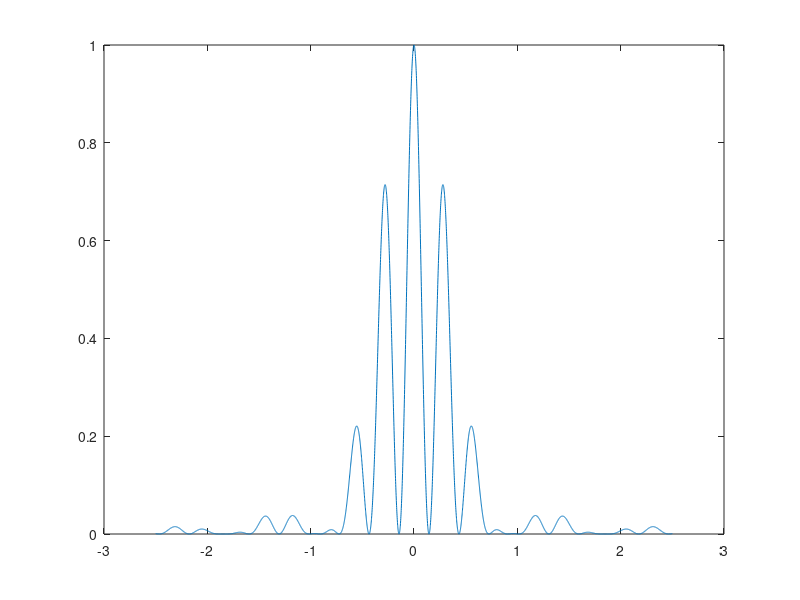

MATLAB code for this plot: (Note: this script raises an error after producing the figure.)
% BASIC IMAGE ANALYSIS SCRIPT
% This script is intended as an example to help you analyze the pictures you have acquired
% during the "Diffraction, interference and Fourier filtering" lab. Notice that you cannot
% simply run the algorithm "as it is", you will need to change a few things to make it
% work with your images (therefore you will have to understand it, contact your lab
% supervisor if you have questions). You can also write your own algorithm making
% different steps if you want (this here is just for inspiration).

close all; clear all;
%%
lamb = 632.8*10^-9;
b = 4*10^-5;%;4*10^-5;
a = 1.25*10^-4;%1.25*10^-4;
L = 0.972;
N = 2;
new_b_min = @(y,m) lamb*m*L./y;
new_a_min = @(y,m) lamb*(m-1/2)*L./y;
thetas_analytical = deg2rad(-2.5:0.001:2.5);
Beta = @(theta) pi*b*sin(theta)./lamb;
Alpha = @(theta) pi*a*sin(theta)./lamb;
beta = Beta(thetas_analytical);
alph = Alpha(thetas_analytical);
diff = (sin(beta)./beta).^2;
%inter = cos(alph).^2;
inter = (sin(N.*alph)./sin(alph)).^2;%.*(mod(alph,pi)~=0)+N.^2*(mod(alph,pi)==0);
R = diff.*inter;
R = R./max(R);
plot(rad2deg(thetas_analytical),R);
rel_err = @(y,m) (new_b(y,m)-b)/b;
%% Import the image to Matlab
path = 'Images/DoubleSlitNew/doubleSlit.jpg';
channel = 1;
rotation = 3.6;
sec_x = 1000:3000;
sec_y = 1500:1550;
baseline_sign = 0; % No baseline subtraction or addition
shift = (782+1412)/2;
S = (90/5);
L = 0.972;
show_steps = true;
mm_limit = [-100,100];
deg_limit = [-2,2];
offset = 1700;
[xAxisDeg, xAxisMm, data3] = image_process(path,channel,rotation,sec_x, ...
               sec_y,baseline_sign,shift,S,L,show_steps,mm_limit,deg_limit,offset);
%% Interference : a
visualize = true;
[PKS,LOCS] = find_min(data3,xAxisMm,0.5,3,visualize);
y_interference = LOCS*10^-3;
if visualize
    grid on;
    xlabel('mm - displacement');
    ylabel('Normalized signal');
    title('Normalized signal vs angle with Min peaks');
    xlim([-60 , 60]);
    ylim([0 , 1]);
end
if show_steps
    plot(xAxisDeg,data3);
    hold on
    degs = atand(y_interference/L);
    scatter(degs,PKS,'r^','filled');
    plot(rad2deg(thetas_analytical),R);
    hold off
    grid on;
    xlabel('Angle (°)');
    ylabel('Normalized signal');
    title('Normalized signal vs angle with Min peaks');
    xlim([-3.2, 3.2]);
    ylim([0 , 1]);
    legend(["Exp - values","Maxima","Analytical"])  
end
left_hand = sum(y_interference<0);
right_hand = sum(y_interference>=0);
m_inter = [-left_hand:-1 1:right_hand];
slit_spacings = new_a_min(y_interference,m_inter);
a_mean = mean(slit_spacings);
a_std = std(slit_spacings);


%% Interference Error:
N_inter = length(slit_spacings);
dL = 5*10^-3;
dP = 25;

dy = dP/(S*10^3);

mabs_inter = abs(m_inter);
da = sqrt((dL*lamb*(mabs_inter-1/2)./y_interference).^2+((mabs_inter-1/2).*L*dy*lamb./(y_interference.^2)).^2);
da_mean = mean(da.^2);
da_std = std(da);

fprintf("Interference\n");
fprintf("a = %.3e +- %.3e\n",a_mean,da_mean);
fprintf("a_std = %.3e \n",a_std);
fprintf("Error std = %.3e \n\n",da_std);
%%
% Diffraction : b

[PKS,LOCS] = find_min(data3,xAxisMm,2.5,inf,visualize);
y_diffraction = LOCS*10^-3;
if visualize
    grid on;
    xlabel('mm - displacement');
    ylabel('Normalized signal');
    title('Normalized signal vs angle with Min peaks');
    xlim([-60 , 60]);
    ylim([0 , 1]);
end
left_hand = sum(y_diffraction<0);
right_hand = sum(y_diffraction>=0);
m_diff = [-left_hand:-1 1:right_hand];
slit_widths = new_b_min(y_diffraction,m_diff);
b_mean = mean(slit_widths);
b_std = std(slit_widths);
%% Diffraction Error:
N_diff = length(slit_widths);
mabs_diff = abs(m_diff);
db =sqrt((dL*lamb*mabs_diff./y_diffraction).^2+(mabs_diff.*L*dy*lamb./(y_diffraction.^2)).^2);
db_mean = sqrt(mean(db.^2));
db_std = std(db);
fprintf("Diffraction\n");
fprintf("b = %.3e +- %.3e\n",b_mean,db_mean);
fprintf("b_std = %.3e \n",b_std);
fprintf("Error std = %.3e \n",db_std);
